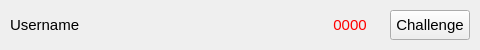
<?xml version="1.0" encoding="UTF-8"?>
<ui version="4.0">
 <class>ItemUser</class>
 <widget class="QWidget" name="ItemUser">
  <property name="geometry">
   <rect>
    <x>0</x>
    <y>0</y>
    <width>480</width>
    <height>50</height>
   </rect>
  </property>
  <property name="windowTitle">
   <string>Form</string>
  </property>
  <widget class="QPushButton" name="btnChallenge">
   <property name="geometry">
    <rect>
     <x>390</x>
     <y>10</y>
     <width>80</width>
     <height>30</height>
    </rect>
   </property>
   <property name="font">
    <font>
     <pointsize>11</pointsize>
    </font>
   </property>
   <property name="text">
    <string>Challenge</string>
   </property>
  </widget>
  <widget class="QLabel" name="txtUsername">
   <property name="geometry">
    <rect>
     <x>10</x>
     <y>10</y>
     <width>300</width>
     <height>30</height>
    </rect>
   </property>
   <property name="font">
    <font>
     <pointsize>11</pointsize>
    </font>
   </property>
   <property name="text">
    <string>Username</string>
   </property>
  </widget>
  <widget class="QLabel" name="txtElo">
   <property name="geometry">
    <rect>
     <x>320</x>
     <y>10</y>
     <width>60</width>
     <height>30</height>
    </rect>
   </property>
   <property name="font">
    <font>
     <pointsize>11</pointsize>
    </font>
   </property>
   <property name="autoFillBackground">
    <bool>false</bool>
   </property>
   <property name="styleSheet">
    <string notr="true">color: red;</string>
   </property>
   <property name="text">
    <string>0000</string>
   </property>
   <property name="alignment">
    <set>Qt::AlignCenter</set>
   </property>
  </widget>
 </widget>
 <resources/>
 <connections/>
</ui>
